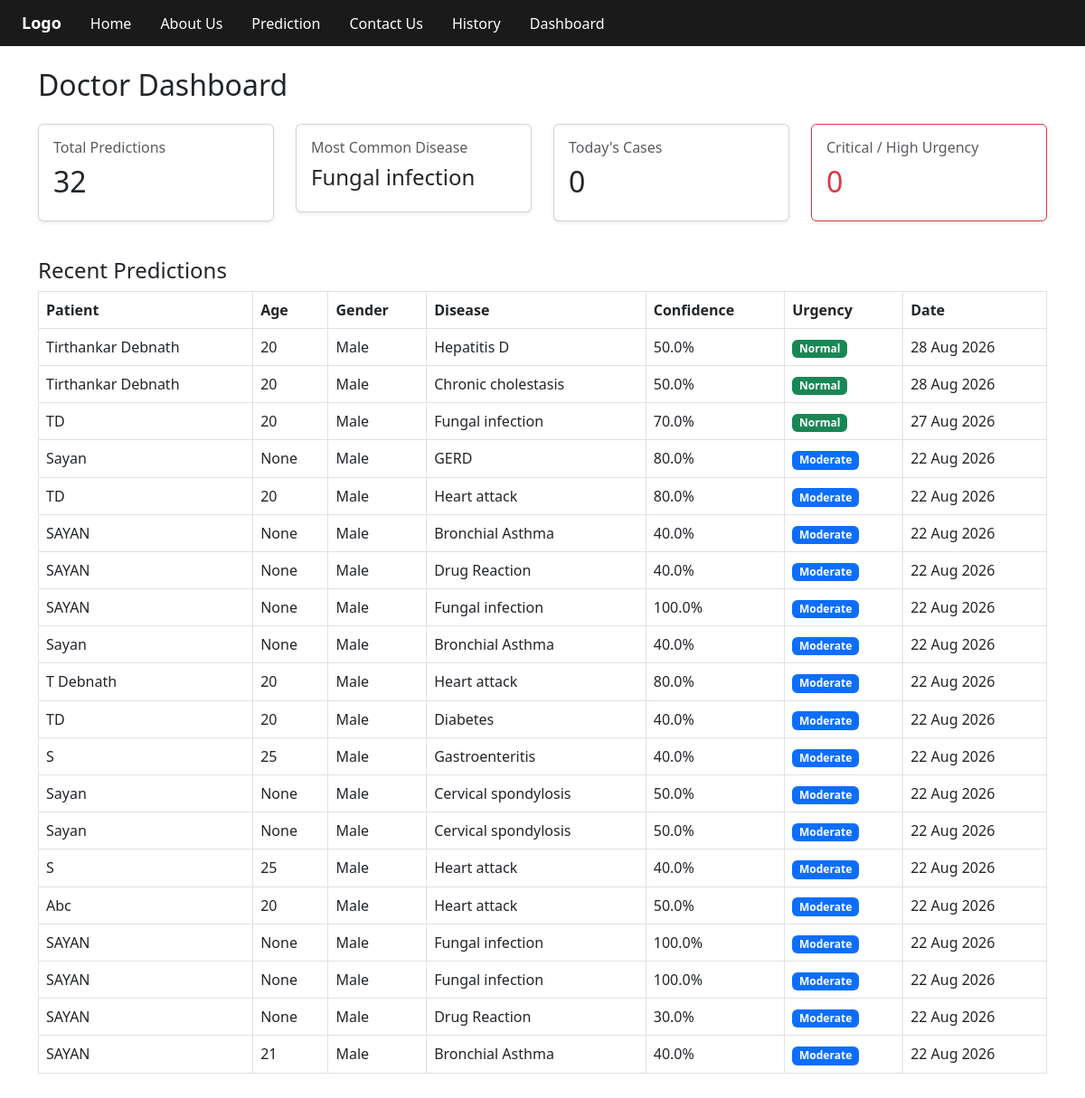
/dashboard/, run on the app's committed database.
### ml65app/models.py (models this page shows, shortened)
class PatientPrediction(models.Model):
    patient_name = models.CharField(max_length=100)
    patient_age = models.IntegerField(null=True, blank=True)
    patient_gender = models.CharField(
        max_length=10,
        choices=[('Male', 'Male'), ('Female', 'Female'), ('Other', 'Other')],
        default='Other'
    )
    symptom1 = models.CharField(max_length=100, blank=True)
    symptom2 = models.CharField(max_length=100, blank=True)
    symptom3 = models.CharField(max_length=100, blank=True)
    symptom4 = models.CharField(max_length=100, blank=True)
    symptom5 = models.CharField(max_length=100, blank=True)
    predicted_disease = models.CharField(max_length=100)
    confidence = models.FloatField(default=0.0)
    top3_predictions = models.CharField(max_length=255, blank=True)
    urgency = models.CharField(max_length=20, blank=True, default='Moderate')   # NEW
    created_at = models.DateTimeField(default=timezone.now)
    class Meta:
        ordering = ['-created_at']

### ml65app/views.py (the view)
# urls.py: path('dashboard/', views.dashboard, name='dashboard'),
def dashboard(request):
    predictions = PatientPrediction.objects.all()[:20]
    total_predictions = PatientPrediction.objects.count()
    today = timezone.now().date()
    today_count = PatientPrediction.objects.filter(created_at__date=today).count()
    top = (
        PatientPrediction.objects
        .values('predicted_disease')
        .annotate(count=Count('predicted_disease'))
        .order_by('-count')
        .first()
    )
    top_disease = top['predicted_disease'] if top else 'N/A'
    critical_count = PatientPrediction.objects.filter(urgency='Critical').count()
    high_count = PatientPrediction.objects.filter(urgency='High').count()
    return render(request, 'dashboard.html', {
        'predictions': predictions,
        'total_predictions': total_predictions,
        'today_count': today_count,
        'top_disease': top_disease,
        'critical_count': critical_count,   # NEW
        'high_count': high_count,           # NEW
    })

### templates/dashboard.html (shortened to what this page needs)
{% load static %}
<!DOCTYPE html>
<html lang="en">
<head>
    <link href="https://cdn.jsdelivr.net/npm/bootstrap@5.3.0/dist/css/bootstrap.min.css" rel="stylesheet">
</head>
<body>
{% include 'inc/menu.html' %}
<div class="container mt-4 mb-5">
    <h2 class="mb-4">Doctor Dashboard</h2>
    <div class="row mt-3">
        <div class="col-md-3 mb-3">
            <div class="card p-3 shadow-sm">
                <h6 class="text-muted">Total Predictions</h6>
                <h2>{{ total_predictions }}</h2>
            </div>
        </div>
        <div class="col-md-3 mb-3">
            <div class="card p-3 shadow-sm">
                <h6 class="text-muted">Most Common Disease</h6>
                <h4>{{ top_disease }}</h4>
            </div>
        </div>
        <div class="col-md-3 mb-3">
            <div class="card p-3 shadow-sm">
                <h6 class="text-muted">Today's Cases</h6>
                <h2>{{ today_count }}</h2>
            </div>
        </div>
        <div class="col-md-3 mb-3">
            <div class="card p-3 shadow-sm border-danger">
                <h6 class="text-muted">Critical / High Urgency</h6>
                <h2 class="text-danger">{{ critical_count|add:high_count }}</h2>
            </div>
        </div>
    </div>
    <h4 class="mt-4">Recent Predictions</h4>
    <table class="table table-bordered mt-2">
        <thead>
            <tr>
                <th>Patient</th>
                <th>Age</th>
                <th>Gender</th>
                <th>Disease</th>
                <th>Confidence</th>
                <th>Urgency</th>
                <th>Date</th>
            </tr>
        </thead>
        <tbody>
            {% for p in predictions %}
            <tr>
                <td>{{ p.patient_name }}</td>
                <td>{{ p.patient_age }}</td>
                <td>{{ p.patient_gender }}</td>
                <td>{{ p.predicted_disease }}</td>
                <td>{{ p.confidence }}%</td>
                <td>
                    <span class="badge
                        {% if p.urgency == 'Critical' %}bg-danger
                        {% elif p.urgency == 'High' %}bg-warning text-dark
                        {% elif p.urgency == 'Moderate' %}bg-primary
                        {% else %}bg-success
                        {% endif %}">
                        {{ p.urgency }}
                    </span>
                </td>
                <td>{{ p.created_at|date:"d M Y" }}</td>
            </tr>
            {% empty %}
            <tr><td colspan="7" class="text-center text-muted">No predictions yet.</td></tr>
            {% endfor %}
        </tbody>
    </table>
</div>
</body>
</html>

### data on the page
PatientPrediction: patient_name "Tirthankar Debnath", patient_age "20", patient_gender "Male", predicted_disease "Hepatitis D", confidence "50.0", urgency "Normal", created_at "28 Aug 2026"
PatientPrediction: patient_name "Tirthankar Debnath", patient_age "20", patient_gender "Male", predicted_disease "Chronic cholestasis", confidence "50.0", urgency "Normal", created_at "28 Aug 2026"
PatientPrediction: patient_name "TD", patient_age "20", patient_gender "Male", predicted_disease "Fungal infection", confidence "70.0", urgency "Normal", created_at "27 Aug 2026"
PatientPrediction: patient_name "Sayan", patient_age "None", patient_gender "Male", predicted_disease "GERD", confidence "80.0", urgency "Moderate", created_at "22 Aug 2026"
PatientPrediction: patient_name "TD", patient_age "20", patient_gender "Male", predicted_disease "Heart attack", confidence "80.0", urgency "Moderate", created_at "22 Aug 2026"
PatientPrediction: patient_name "SAYAN", patient_age "None", patient_gender "Male", predicted_disease "Bronchial Asthma", confidence "40.0", urgency "Moderate", created_at "22 Aug 2026"
PatientPrediction: patient_name "SAYAN", patient_age "None", patient_gender "Male", predicted_disease "Drug Reaction", confidence "40.0", urgency "Moderate", created_at "22 Aug 2026"
PatientPrediction: patient_name "SAYAN", patient_age "None", patient_gender "Male", predicted_disease "Fungal infection", confidence "100.0", urgency "Moderate", created_at "22 Aug 2026"
PatientPrediction: patient_name "Sayan", patient_age "None", patient_gender "Male", predicted_disease "Bronchial Asthma", confidence "40.0", urgency "Moderate", created_at "22 Aug 2026"
PatientPrediction: patient_name "T Debnath", patient_age "20", patient_gender "Male", predicted_disease "Heart attack", confidence "80.0", urgency "Moderate", created_at "22 Aug 2026"
PatientPrediction: patient_name "TD", patient_age "20", patient_gender "Male", predicted_disease "Diabetes", confidence "40.0", urgency "Moderate", created_at "22 Aug 2026"
PatientPrediction: patient_name "S", patient_age "25", patient_gender "Male", predicted_disease "Gastroenteritis", confidence "40.0", urgency "Moderate", created_at "22 Aug 2026"
PatientPrediction: patient_name "Sayan", patient_age "None", patient_gender "Male", predicted_disease "Cervical spondylosis", confidence "50.0", urgency "Moderate", created_at "22 Aug 2026"
PatientPrediction: patient_name "Sayan", patient_age "None", patient_gender "Male", predicted_disease "Cervical spondylosis", confidence "50.0", urgency "Moderate", created_at "22 Aug 2026"
PatientPrediction: patient_name "S", patient_age "25", patient_gender "Male", predicted_disease "Heart attack", confidence "40.0", urgency "Moderate", created_at "22 Aug 2026"
PatientPrediction: patient_name "Abc", patient_age "20", patient_gender "Male", predicted_disease "Heart attack", confidence "50.0", urgency "Moderate", created_at "22 Aug 2026"
PatientPrediction: patient_name "SAYAN", patient_age "None", patient_gender "Male", predicted_disease "Fungal infection", confidence "100.0", urgency "Moderate", created_at "22 Aug 2026"
PatientPrediction: patient_name "SAYAN", patient_age "None", patient_gender "Male", predicted_disease "Fungal infection", confidence "100.0", urgency "Moderate", created_at "22 Aug 2026"
PatientPrediction: patient_name "SAYAN", patient_age "None", patient_gender "Male", predicted_disease "Drug Reaction", confidence "30.0", urgency "Moderate", created_at "22 Aug 2026"
PatientPrediction: patient_name "SAYAN", patient_age "21", patient_gender "Male", predicted_disease "Bronchial Asthma", confidence "40.0", urgency "Moderate", created_at "22 Aug 2026"

### other printed values
{{ total_predictions }} "32"
{{ top_disease }} "Fungal infection"
{{ today_count }} "0"
{{ critical_count|add:high_count }} "0"
